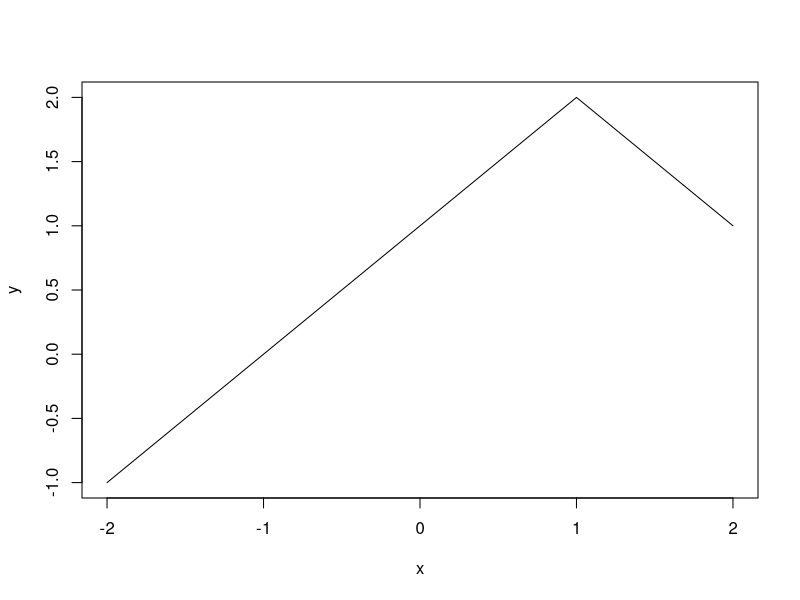
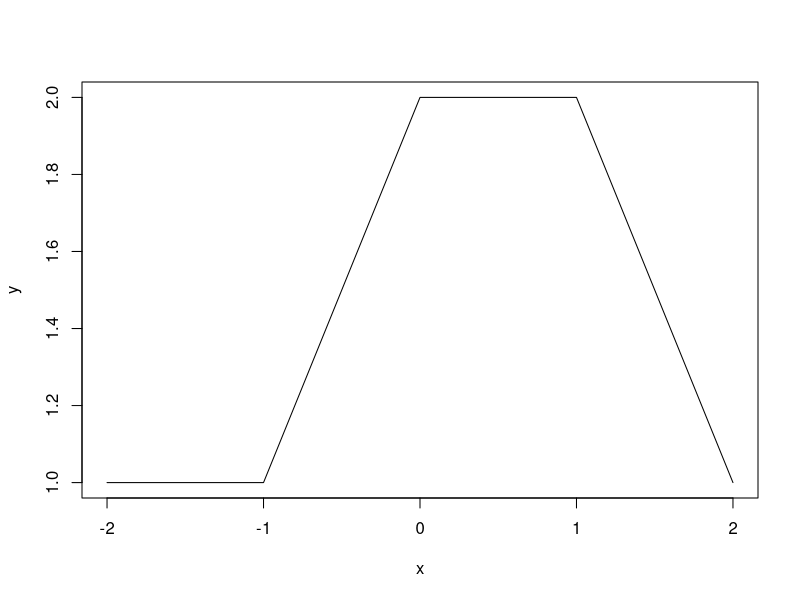

Recreate these plots in R, in order.
## ---- chunk 1
n <- 100
x1 <- rnorm(n, 1, 2)
x2 <- rgamma(n, 1)
err <- rnorm(n, 0, 1)
y <- x1 + 2*x2 + err
## ---- chunk 2
beta1 <- 3
## ---- chunk 3
a = y - beta1 * x1
beta2 = lm(a ~ x2)$coef[2]
## ---- chunk 4
a = y - beta2 * x2
beta1 = lm(a ~ x1)$coef[2]
## ---- chunk 5
a <- NULL
beta0 <- NULL
beta2 <- NULL
beta1 <- 3
        
for (i in 1:1000){
        
        a <- y - beta1[i] * x1
        beta2[i] <- lm(a ~ x2)$coef[2]
        a <- y - beta2[i] * x2
        beta0[i] <- lm(a ~ x1)$coef[1]
        beta1[i+1] <- lm(a ~ x1)$coef[2]
}
betas <- data.frame(beta0, beta1[2:1001], beta2)
colnames(betas) <- c("beta0", "beta1", "beta2")
head(betas,10)
## ---- chunk 6
lmfit.y <- lm(y ~ x1 + x2)
coef(lmfit.y)
## ---- chunk 7
x = -2:2
y = 1 + x + -2 * (x-1)^2 * I(x>1)
plot(x, y,type="l")
## ---- chunk 8
x = -2:2
y = c(1 + 0 + 0, # x = -2
      1 + 0 + 0, # x = -1
      1 + 1 + 0, # x = 0
      1 + (1-0) + 0, # x = 1
      1 + (1-1) + 0 # x =2
      )
plot(x,y,type="l")
